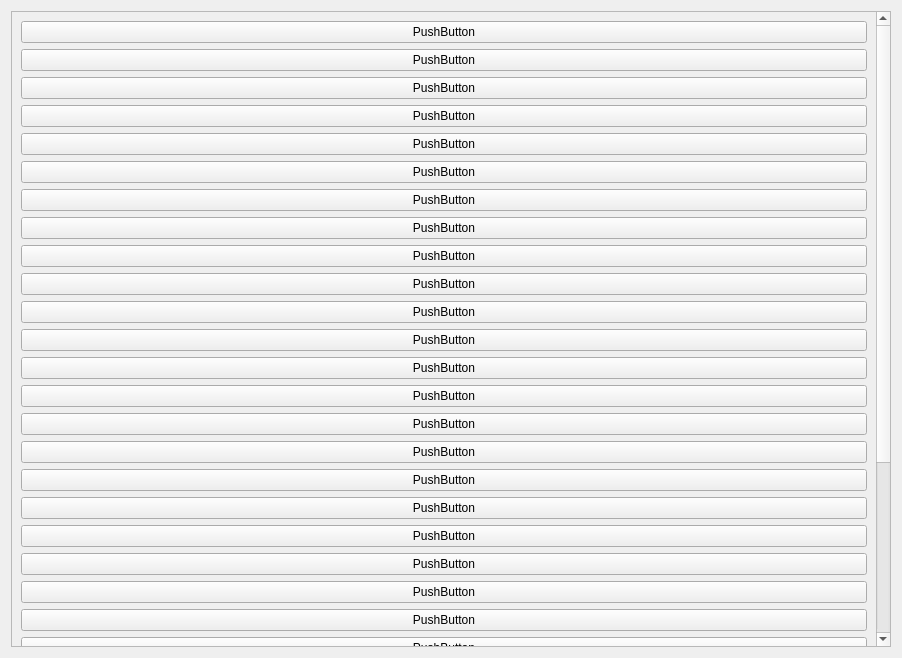
<?xml version="1.0" encoding="UTF-8"?>
<ui version="4.0">
 <class>Form</class>
 <widget class="QWidget" name="Form">
  <property name="geometry">
   <rect>
    <x>0</x>
    <y>0</y>
    <width>902</width>
    <height>658</height>
   </rect>
  </property>
  <property name="windowTitle">
   <string>Form</string>
  </property>
  <layout class="QHBoxLayout" name="horizontalLayout_2">
   <item>
    <widget class="QScrollArea" name="scrollArea">
     <property name="widgetResizable">
      <bool>true</bool>
     </property>
     <widget class="QWidget" name="scrollAreaWidgetContents">
      <property name="geometry">
       <rect>
        <x>0</x>
        <y>0</y>
        <width>865</width>
        <height>911</height>
       </rect>
      </property>
      <layout class="QVBoxLayout" name="verticalLayout">
       <item>
        <widget class="QPushButton" name="pushButton_11">
         <property name="text">
          <string>PushButton</string>
         </property>
        </widget>
       </item>
       <item>
        <widget class="QPushButton" name="pushButton_12">
         <property name="text">
          <string>PushButton</string>
         </property>
        </widget>
       </item>
       <item>
        <widget class="QPushButton" name="pushButton_13">
         <property name="text">
          <string>PushButton</string>
         </property>
        </widget>
       </item>
       <item>
        <widget class="QPushButton" name="pushButton_14">
         <property name="text">
          <string>PushButton</string>
         </property>
        </widget>
       </item>
       <item>
        <widget class="QPushButton" name="pushButton_15">
         <property name="text">
          <string>PushButton</string>
         </property>
        </widget>
       </item>
       <item>
        <widget class="QPushButton" name="pushButton_16">
         <property name="text">
          <string>PushButton</string>
         </property>
        </widget>
       </item>
       <item>
        <widget class="QPushButton" name="pushButton_17">
         <property name="text">
          <string>PushButton</string>
         </property>
        </widget>
       </item>
       <item>
        <widget class="QPushButton" name="pushButton_18">
         <property name="text">
          <string>PushButton</string>
         </property>
        </widget>
       </item>
       <item>
        <widget class="QPushButton" name="pushButton_19">
         <property name="text">
          <string>PushButton</string>
         </property>
        </widget>
       </item>
       <item>
        <widget class="QPushButton" name="pushButton_20">
         <property name="text">
          <string>PushButton</string>
         </property>
        </widget>
       </item>
       <item>
        <widget class="QPushButton" name="pushButton_21">
         <property name="text">
          <string>PushButton</string>
         </property>
        </widget>
       </item>
       <item>
        <widget class="QPushButton" name="pushButton_22">
         <property name="text">
          <string>PushButton</string>
         </property>
        </widget>
       </item>
       <item>
        <widget class="QPushButton" name="pushButton_23">
         <property name="text">
          <string>PushButton</string>
         </property>
        </widget>
       </item>
       <item>
        <widget class="QPushButton" name="pushButton_24">
         <property name="text">
          <string>PushButton</string>
         </property>
        </widget>
       </item>
       <item>
        <widget class="QPushButton" name="pushButton_25">
         <property name="text">
          <string>PushButton</string>
         </property>
        </widget>
       </item>
       <item>
        <widget class="QPushButton" name="pushButton_26">
         <property name="text">
          <string>PushButton</string>
         </property>
        </widget>
       </item>
       <item>
        <widget class="QPushButton" name="pushButton_27">
         <property name="text">
          <string>PushButton</string>
         </property>
        </widget>
       </item>
       <item>
        <widget class="QPushButton" name="pushButton_28">
         <property name="text">
          <string>PushButton</string>
         </property>
        </widget>
       </item>
       <item>
        <widget class="QPushButton" name="pushButton_29">
         <property name="text">
          <string>PushButton</string>
         </property>
        </widget>
       </item>
       <item>
        <widget class="QPushButton" name="pushButton_30">
         <property name="text">
          <string>PushButton</string>
         </property>
        </widget>
       </item>
       <item>
        <widget class="QPushButton" name="pushButton_31">
         <property name="text">
          <string>PushButton</string>
         </property>
        </widget>
       </item>
       <item>
        <widget class="QPushButton" name="pushButton_6">
         <property name="text">
          <string>PushButton</string>
         </property>
        </widget>
       </item>
       <item>
        <widget class="QPushButton" name="pushButton_7">
         <property name="text">
          <string>PushButton</string>
         </property>
        </widget>
       </item>
       <item>
        <widget class="QPushButton" name="pushButton_8">
         <property name="text">
          <string>PushButton</string>
         </property>
        </widget>
       </item>
       <item>
        <widget class="QPushButton" name="pushButton_9">
         <property name="text">
          <string>PushButton</string>
         </property>
        </widget>
       </item>
       <item>
        <widget class="QPushButton" name="pushButton_10">
         <property name="text">
          <string>PushButton</string>
         </property>
        </widget>
       </item>
       <item>
        <widget class="QPushButton" name="pushButton_5">
         <property name="text">
          <string>PushButton</string>
         </property>
        </widget>
       </item>
       <item>
        <widget class="QPushButton" name="pushButton">
         <property name="text">
          <string>PushButton</string>
         </property>
        </widget>
       </item>
       <item>
        <widget class="QPushButton" name="pushButton_2">
         <property name="text">
          <string>PushButton</string>
         </property>
        </widget>
       </item>
       <item>
        <widget class="QPushButton" name="pushButton_3">
         <property name="text">
          <string>PushButton</string>
         </property>
        </widget>
       </item>
       <item>
        <widget class="QPushButton" name="pushButton_4">
         <property name="text">
          <string>PushButton</string>
         </property>
        </widget>
       </item>
      </layout>
     </widget>
    </widget>
   </item>
  </layout>
 </widget>
 <resources/>
 <connections/>
</ui>
